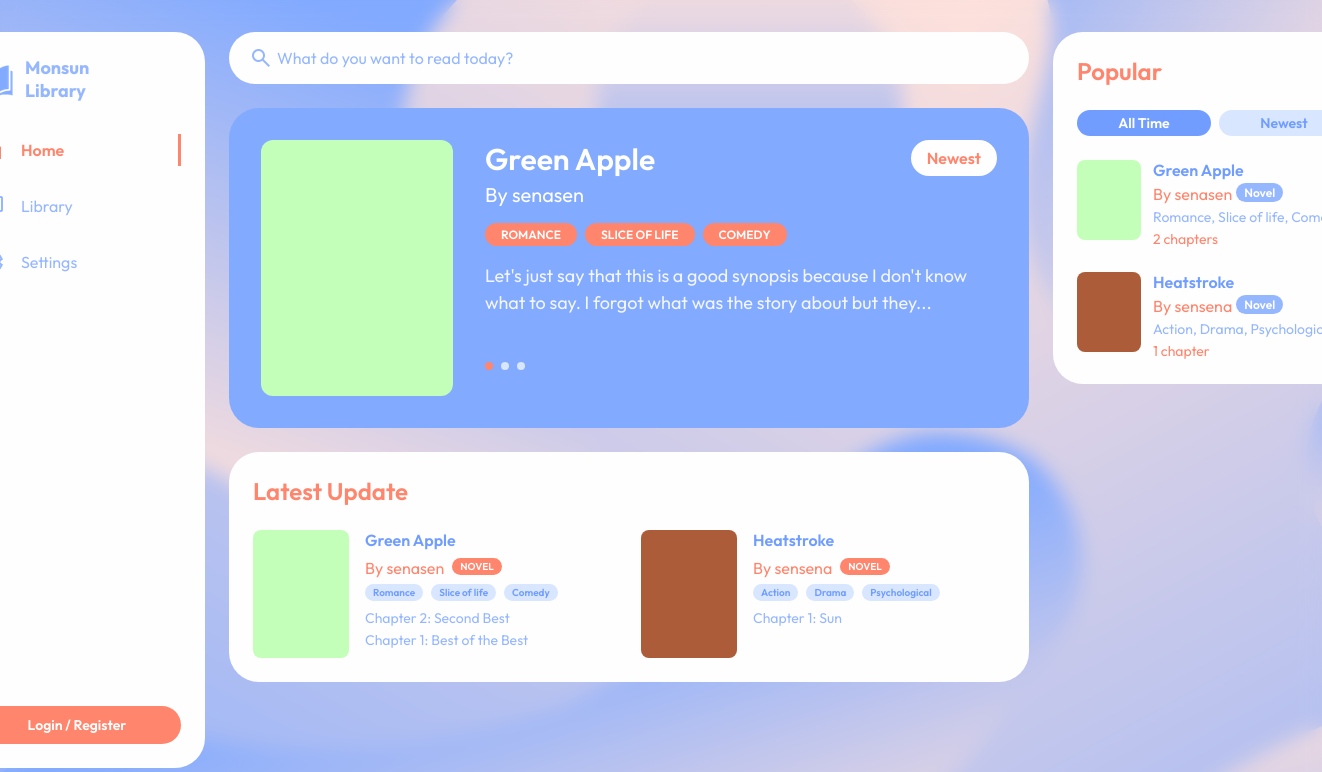
/dashboard, run on the app's committed database.
### app.py (models this page shows)
class Novel(db.Model):
    id = db.Column(db.Integer, primary_key=True)
    title = db.Column(db.String(200), nullable=False)
    description = db.Column(db.Text, nullable=False)
    genre = db.Column(db.String(100), nullable=False)
    cover_color = db.Column(db.String(20), default='#95B7FF')
    author_id = db.Column(db.Integer, db.ForeignKey('user.id'), nullable=False)
    created_at = db.Column(db.DateTime, default=datetime.utcnow)
    updated_at = db.Column(db.DateTime, default=datetime.utcnow, onupdate=datetime.utcnow)
    chapters = db.relationship('Chapter', backref='novel', lazy=True, cascade='all, delete-orphan', order_by='Chapter.chapter_number')

class User(db.Model):
    id = db.Column(db.Integer, primary_key=True)
    full_name = db.Column(db.String(100), nullable=False)
    email = db.Column(db.String(120), unique=True, nullable=False)
    username = db.Column(db.String(50), unique=True, nullable=False)
    password_hash = db.Column(db.String(256), nullable=False)
    created_at = db.Column(db.DateTime, default=datetime.utcnow)
    novels = db.relationship('Novel', backref='author', lazy=True)

class Chapter(db.Model):
    id = db.Column(db.Integer, primary_key=True)
    novel_id = db.Column(db.Integer, db.ForeignKey('novel.id'), nullable=False)
    chapter_number = db.Column(db.Integer, nullable=False)
    title = db.Column(db.String(200), nullable=False)
    content = db.Column(db.Text, nullable=False)
    created_at = db.Column(db.DateTime, default=datetime.utcnow)
    updated_at = db.Column(db.DateTime, default=datetime.utcnow, onupdate=datetime.utcnow)

### app.py (the view)
@app.route('/')
@app.route('/dashboard')
def dashboard():
    current_user = get_current_user()
    novels = Novel.query.order_by(Novel.updated_at.desc()).all()
    popular_novels = Novel.query.join(Chapter).group_by(Novel.id).order_by(
        db.func.count(Chapter.id).desc()
    ).limit(5).all()
    if not popular_novels:
        popular_novels = Novel.query.order_by(Novel.created_at.desc()).limit(5).all()
    trending = novels[0] if novels else None
    return render_template('dashboard.html',
        current_user=current_user,
        novels=novels,
        popular_novels=popular_novels,
        trending=trending
    )

### app.py (called while the page is built)
def get_current_user():
    if 'user_id' in session:
        return User.query.get(session['user_id'])
    return None

### templates/dashboard.html (shortened to what this page needs)
{% extends "base.html" %}
{% block body %}
<body class="db-body">
    <div class="main-container">
        <aside class="sidebar card">
            <div class="logo-container" data-purpose="logo-container">
                <div class="logo"></div>
                <div class="logo-text">
                    <h1>Monsun</h1>
                    <h1>Library</h1>
                </div>
            </div>
            <nav>
                <a class="active-nav" href="{{ url_for('dashboard') }}" style="text-decoration: none;">
                    <span class="text-xl material-symbols-outlined">home</span> Home
                </a>
                <a class="nav" href="{{ url_for('dashboard') }}" style="text-decoration: none;">
                    <span class="text-xl material-symbols-outlined">library_books</span> Library
                </a>
                <a class="nav" href="#">
                    <span class="text-xl material-symbols-outlined">settings</span> Settings
                </a>
            </nav>
            <div>
                {% if current_user %}
                    <div style="margin-bottom: 12px; padding: 12px 8px; background: var(--blue-light); border-radius: 16px;">
                        <p style="color: var(--blue-dark); font-size: 16px; font-weight: 600;">
                            {{ current_user.username }}
                        </p>
                        <p style="color: var(--blue-medium); font-size: 14px;">{{ current_user.full_name }}</p>
                    </div>
                    <a href="{{ url_for('logout') }}" class="faq-btn" style="display: block; text-align: center; text-decoration: none;">
                        Logout
                    </a>
                {% else %}
                    <a href="{{ url_for('login') }}" class="btn-orange" style="display: block; text-align: center; text-decoration: none;">
                        Login / Register
                    </a>
                {% endif %}
            </div>
        </aside>
        <main class="main-content">
            <header class="search-header">
                <div class="search-container">
                    <input class="card" placeholder="What do you want to read today?" type="text" id="searchInput" oninput="filterNovels(this.value)" style="color: var(--blue-dark);" />
                    <span class="material-symbols-outlined search-icon">search</span>
                </div>
            </header>
            {% if trending %}
            <section data-purpose="trending-carousel">
                <a href="{{ url_for('novel_detail', novel_id=trending.id) }}" style="text-decoration: none;">
                    <div class="card trending-banner">
                        <div class="trending-content">
                            <div class="cover-placeholder" style="background-color: {{ trending.cover_color }};"></div>
                            <div class="trending-details">
                                <div class="trending-header">
                                    <div>
                                        <h2>{{ trending.title }}</h2>
                                        <div class="rating-white">By {{ trending.author.username }}</div>
                                    </div>
                                    <span class="trending-badge">Newest</span>
                                </div>
                                <div class="genre-tag">
                                    {% for g in trending.genre.split(',') %}
                                        <span class="tag-orange">{{ g.strip() }}</span>
                                    {% endfor %}
                                </div>
                                <p class="trending-desc">{{ trending.description[:120] }}{% if trending.description|length > 120 %}...{% endif %}</p>
                                <div class="carousel-indicators">
                                    <div class="dot-active"></div>
                                    <div class="dot"></div>
                                    <div class="dot"></div>
                                </div>
                            </div>
                        </div>
                    </div>
                </a>
            </section>
            {% endif %}
            <section class="card">
                <div style="display: flex; justify-content: space-between; align-items: center; margin-bottom: 24px;">
                    <h3 class="section-title" style="margin-bottom: 0;">Latest Update</h3>
                </div>
                {% if novels %}
                <div class="latest-grid" id="novelGrid">
                    {% for novel in novels %}
                    <a href="{{ url_for('novel_detail', novel_id=novel.id) }}" class="latest-item-link" data-title="{{ novel.title|lower }}" style="text-decoration: none">
                        <div class="latest-item">
                            <div class="latest-cover" style="background-color: {{ novel.cover_color }};"></div>
                            <div class="latest-info">
                                <h4>{{ novel.title }}</h4>
                                <div class="latest-meta">
                                    <span class="rating-star">By {{ novel.author.username }}</span>
                                    <span class="tag-orange small-tag">Novel</span>
                                </div>
                                <div class="latest-meta" style="margin-top: 2px;">
                                    {% for g in novel.genre.split(',') %}
                                        <span class="tag-genre-small">{{ g.strip() }}</span>
                                    {% endfor %}
                                </div>
                                <div class="chapters">
                                    {% set chaps = novel.chapters[-3:]|reverse|list %}
                                    {% for ch in chaps %}
                                        <p>Chapter {{ ch.chapter_number }}: {{ ch.title }}</p>
                                    {% else %}
                                        <p style="color: var(--blue-light);">No chapters available</p>
                                    {% endfor %}
                                </div>
                            </div>
                        </div>
                    </a>
                    {% endfor %}
                </div>
                {% endif %}
            </section>
        </main>
        <aside class="popular-sidebar card">
            <div>
                <h3 class="section-title">Popular</h3>
                <div class="popular-tabs" data-purpose="popular-tabs">
                    <button class="tab-btn active">All Time</button>
                    <button class="tab-btn inactive">Newest</button>
                </div>
                <div class="popular-list">
                    {% for novel in popular_novels %}
                    <a href="{{ url_for('novel_detail', novel_id=novel.id) }}" style="text-decoration: none;">
                        <div class="popular-item">
                            <div class="popular-cover" style="background-color: {{ novel.cover_color }};"></div>
                            <div class="popular-title">
                                <h4>{{ novel.title }}</h4>
                                <div class="popular-meta">
                                    <span class="rating-star">By {{ novel.author.username }}</span>
                                    <span class="tag-blue">Novel</span>
                                </div>
                                <p class="genres-small">{{ novel.genre }}</p>
                                <p class="genres-small" style="color: var(--orange);">
                                    {{ novel.chapters|length }} chapter{{ 's' if novel.chapters|length != 1 else '' }}
                                </p>
                            </div>
                        </div>
                    </a>
                    {% else %}
                    <p style="color: var(--blue-medium); font-size: 14px;">There's no story yet.</p>
                    {% endfor %}
                </div>
            </div>
        </aside>
    </div>
</body>
{% endblock %}

### templates/base.html (shortened to what this page needs)
<!DOCTYPE html>
<html lang="id">
<head>
    <link rel="stylesheet" href="{{ url_for('static', filename='style.css') }}">
</head>
<body>
    {% block body %}{% endblock %}
</body>
</html>

### data on the page
Novel: title "Green Apple", description "Let's just say that this is a good synopsis because I don't know what to say. I forgot what was the story about but they", author.username "senasen", strip "Romance" "Slice of life" "Comedy", genre "Romance, Slice of life,…", chapters|length "2", chapters "s"
User: author.username "senasen"
Chapter: chapter_number "2", title "Second Best"
Chapter: chapter_number "1", title "Best of the Best"
Novel: title "Heatstroke", author.username "sensena", strip "Action" "Drama" "Psychological", genre "Action, Drama,…", chapters|length "1"
Chapter: chapter_number "1", title "Sun"

### other printed values
{{ g.strip() }} "ROMANCE" "SLICE OF LIFE" "COMEDY"
